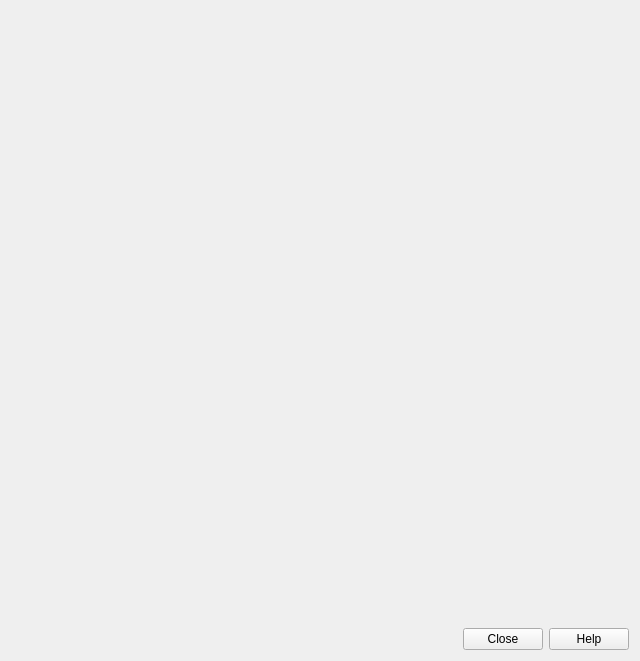
<?xml version="1.0" encoding="UTF-8"?>
<ui version="4.0">
 <class>QFieldCloudDialog</class>
 <widget class="QDialog" name="QFieldCloudDialog">
  <property name="geometry">
   <rect>
    <x>0</x>
    <y>0</y>
    <width>640</width>
    <height>661</height>
   </rect>
  </property>
  <property name="windowTitle">
   <string>WIMS Projects Overview</string>
  </property>
  <layout class="QVBoxLayout" name="verticalLayout">
   <item>
    <layout class="QHBoxLayout" name="headerHLayout">
     <item>
      <widget class="QLabel" name="welcomeLabel">
       <property name="text">
        <string/>
       </property>
       <property name="openExternalLinks">
        <bool>true</bool>
       </property>
      </widget>
     </item>
     <item>
      <spacer name="headerHSpacer">
       <property name="orientation">
        <enum>Qt::Horizontal</enum>
       </property>
       <property name="sizeHint" stdset="0">
        <size>
         <width>40</width>
         <height>20</height>
        </size>
       </property>
      </spacer>
     </item>
     <item>
      <widget class="QPushButton" name="avatarButton">
       <property name="sizePolicy">
        <sizepolicy hsizetype="Maximum" vsizetype="MinimumExpanding">
         <horstretch>50</horstretch>
         <verstretch>50</verstretch>
        </sizepolicy>
       </property>
       <property name="minimumSize">
        <size>
         <width>50</width>
         <height>50</height>
        </size>
       </property>
       <property name="maximumSize">
        <size>
         <width>16777215</width>
         <height>50</height>
        </size>
       </property>
       <property name="toolTip">
        <string>Click to sign out</string>
       </property>
       <property name="iconSize">
        <size>
         <width>50</width>
         <height>50</height>
        </size>
       </property>
       <property name="flat">
        <bool>true</bool>
       </property>
      </widget>
     </item>
    </layout>
   </item>
   <item>
    <widget class="QLabel" name="feedbackLabel">
     <property name="visible">
      <bool>false</bool>
     </property>
     <property name="styleSheet">
      <string notr="true">color: red</string>
     </property>
     <property name="text">
      <string/>
     </property>
     <property name="textFormat">
      <enum>Qt::PlainText</enum>
     </property>
     <property name="wordWrap">
      <bool>true</bool>
     </property>
     <property name="textInteractionFlags">
      <set>Qt::TextSelectableByKeyboard|Qt::TextSelectableByMouse</set>
     </property>
    </widget>
   </item>
   <item>
    <widget class="QStackedWidget" name="projectsStack">
     <property name="inputMethodHints">
      <set>Qt::ImhDialableCharactersOnly</set>
     </property>
     <property name="currentIndex">
      <number>2</number>
     </property>
     <widget class="QWidget" name="projectsListPage">
      <property name="sizePolicy">
       <sizepolicy hsizetype="Expanding" vsizetype="Expanding">
        <horstretch>0</horstretch>
        <verstretch>0</verstretch>
       </sizepolicy>
      </property>
      <layout class="QVBoxLayout" name="verticalLayout_2">
       <property name="leftMargin">
        <number>0</number>
       </property>
       <property name="topMargin">
        <number>0</number>
       </property>
       <property name="rightMargin">
        <number>0</number>
       </property>
       <property name="bottomMargin">
        <number>0</number>
       </property>
       <item>
        <widget class="QComboBox" name="projectsType"/>
       </item>
       <item>
        <widget class="QTableWidget" name="projectsTable">
         <property name="enabled">
          <bool>false</bool>
         </property>
         <property name="sizePolicy">
          <sizepolicy hsizetype="Expanding" vsizetype="Expanding">
           <horstretch>0</horstretch>
           <verstretch>1</verstretch>
          </sizepolicy>
         </property>
         <property name="editTriggers">
          <set>QAbstractItemView::NoEditTriggers</set>
         </property>
         <property name="selectionMode">
          <enum>QAbstractItemView::SingleSelection</enum>
         </property>
         <property name="selectionBehavior">
          <enum>QAbstractItemView::SelectRows</enum>
         </property>
         <property name="sortingEnabled">
          <bool>true</bool>
         </property>
         <attribute name="horizontalHeaderDefaultSectionSize">
          <number>60</number>
         </attribute>
         <attribute name="horizontalHeaderShowSortIndicator" stdset="0">
          <bool>true</bool>
         </attribute>
         <column>
          <property name="text">
           <string>Name</string>
          </property>
         </column>
         <column>
          <property name="text">
           <string>Owner</string>
          </property>
         </column>
        </widget>
       </item>
       <item>
        <layout class="QHBoxLayout" name="projectsActionsHLayout">
         <item>
          <widget class="QPushButton" name="createButton">
           <property name="toolTip">
            <string>Create New Project</string>
           </property>
           <property name="text">
            <string/>
           </property>
           <property name="icon">
            <iconset>
             <normaloff>../resources/cloud_create.svg</normaloff>../resources/cloud_create.svg</iconset>
           </property>
          </widget>
         </item>
         <item>
          <widget class="Line" name="line">
           <property name="orientation">
            <enum>Qt::Vertical</enum>
           </property>
          </widget>
         </item>
         <item>
          <widget class="QPushButton" name="synchronizeButton">
           <property name="toolTip">
            <string>Synchronize Selected Cloud Project</string>
           </property>
           <property name="text">
            <string/>
           </property>
           <property name="icon">
            <iconset>
             <normaloff>../resources/cloud_synchronize.svg</normaloff>../resources/cloud_synchronize.svg</iconset>
           </property>
          </widget>
         </item>
         <item>
          <widget class="QPushButton" name="editButton">
           <property name="toolTip">
            <string>Edit Selected Cloud Project</string>
           </property>
           <property name="text">
            <string/>
           </property>
           <property name="icon">
            <iconset>
             <normaloff>../resources/edit.svg</normaloff>../resources/edit.svg</iconset>
           </property>
          </widget>
         </item>
         <item>
          <widget class="QPushButton" name="openButton">
           <property name="toolTip">
            <string>Open Selected Cloud Project</string>
           </property>
           <property name="text">
            <string/>
           </property>
           <property name="icon">
            <iconset>
             <normaloff>../resources/launch.svg</normaloff>../resources/launch.svg</iconset>
           </property>
          </widget>
         </item>
         <item>
          <widget class="QPushButton" name="deleteButton">
           <property name="toolTip">
            <string>Delete Selected Cloud Project</string>
           </property>
           <property name="text">
            <string/>
           </property>
           <property name="icon">
            <iconset>
             <normaloff>../resources/delete.svg</normaloff>../resources/delete.svg</iconset>
           </property>
          </widget>
         </item>
         <item>
          <spacer name="headerHSpacer">
           <property name="orientation">
            <enum>Qt::Horizontal</enum>
           </property>
           <property name="sizeHint" stdset="0">
            <size>
             <width>40</width>
             <height>20</height>
            </size>
           </property>
          </spacer>
         </item>
         <item>
          <widget class="QPushButton" name="refreshButton">
           <property name="toolTip">
            <string>Refresh Cloud Projects List</string>
           </property>
           <property name="text">
            <string/>
           </property>
           <property name="icon">
            <iconset>
             <normaloff>../resources/refresh.svg</normaloff>../resources/refresh.svg</iconset>
           </property>
          </widget>
         </item>
        </layout>
       </item>
      </layout>
     </widget>
     <widget class="QWidget" name="projectsFormPage">
      <property name="sizePolicy">
       <sizepolicy hsizetype="Expanding" vsizetype="Minimum">
        <horstretch>0</horstretch>
        <verstretch>0</verstretch>
       </sizepolicy>
      </property>
      <layout class="QVBoxLayout" name="projectsSelectButtonLayout" stretch="0,0">
       <property name="leftMargin">
        <number>0</number>
       </property>
       <property name="topMargin">
        <number>0</number>
       </property>
       <property name="rightMargin">
        <number>0</number>
       </property>
       <property name="bottomMargin">
        <number>0</number>
       </property>
       <item>
        <layout class="QHBoxLayout" name="horizontalLayout">
         <item>
          <widget class="QToolButton" name="backButton">
           <property name="text">
            <string>Back</string>
           </property>
           <property name="icon">
            <iconset>
             <normaloff>:/images/themes/default/mActionArrowLeft.svg</normaloff>:/images/themes/default/mActionArrowLeft.svg</iconset>
           </property>
          </widget>
         </item>
         <item>
          <widget class="QLabel" name="projectPropertiesLabel">
           <property name="font">
            <font>
             <weight>75</weight>
             <bold>true</bold>
            </font>
           </property>
           <property name="text">
            <string>Project Properties</string>
           </property>
          </widget>
         </item>
         <item>
          <spacer name="horizontalSpacer">
           <property name="orientation">
            <enum>Qt::Horizontal</enum>
           </property>
           <property name="sizeHint" stdset="0">
            <size>
             <width>40</width>
             <height>20</height>
            </size>
           </property>
          </spacer>
         </item>
        </layout>
       </item>
       <item>
        <widget class="QTabWidget" name="projectTabs">
         <property name="currentIndex">
          <number>0</number>
         </property>
         <widget class="QWidget" name="projectFormTab">
          <attribute name="title">
           <string>Settings</string>
          </attribute>
          <layout class="QVBoxLayout" name="verticalLayout_3">
           <item>
            <widget class="QGroupBox" name="projectsOnlineSettingsGroupBox">
             <property name="title">
              <string>Online Project Settings</string>
             </property>
             <layout class="QGridLayout" name="gridLayout" columnstretch="1,4">
              <item row="2" column="0">
               <widget class="QLabel" name="projectDescriptionLabel">
                <property name="text">
                 <string>Description</string>
                </property>
               </widget>
              </item>
              <item row="1" column="0">
               <widget class="QLabel" name="projectNameLabel">
                <property name="text">
                 <string>Name</string>
                </property>
               </widget>
              </item>
              <item row="3" column="0">
               <widget class="QLabel" name="projectOwnerLabel">
                <property name="text">
                 <string>Owner</string>
                </property>
               </widget>
              </item>
              <item row="1" column="1">
               <layout class="QHBoxLayout" name="projectFormButtonLayout">
                <property name="leftMargin">
                 <number>0</number>
                </property>
                <property name="topMargin">
                 <number>0</number>
                </property>
                <item>
                 <widget class="QLineEdit" name="projectNameLineEdit">
                  <property name="toolTip">
                   <string>A valid project name consists of at least 3 characters, starting with a letter and containing nothing other than letters, digits, dashes and underscores</string>
                  </property>
                 </widget>
                </item>
                <item>
                 <widget class="QCheckBox" name="projectIsPrivateCheckBox">
                  <property name="enabled">
                   <bool>false</bool>
                  </property>
                  <property name="text">
                   <string>Private</string>
                  </property>
                 </widget>
                </item>
               </layout>
              </item>
              <item row="2" column="1">
               <widget class="QPlainTextEdit" name="projectDescriptionTextEdit"/>
              </item>
              <item row="3" column="1">
               <widget class="QLineEdit" name="projectOwnerLineEdit">
                <property name="enabled">
                 <bool>false</bool>
                </property>
                <property name="toolTip">
                 <string>A valid project name consists of at least 3 characters, starting with a letter and containing nothing other than letters, digits, dashes and underscores</string>
                </property>
                <property name="readOnly">
                 <bool>true</bool>
                </property>
               </widget>
              </item>
             </layout>
            </widget>
           </item>
           <item>
            <widget class="QGroupBox" name="projectsOfflineSettingsGroupBox">
             <property name="title">
              <string>Local Project Settings</string>
             </property>
             <layout class="QGridLayout" name="gridLayout_2" columnstretch="1,4">
              <item row="0" column="1">
               <layout class="QHBoxLayout" name="localDirHBoxLayout">
                <item>
                 <widget class="QLineEdit" name="localDirLineEdit"/>
                </item>
                <item>
                 <widget class="QToolButton" name="localDirButton">
                  <property name="text">
                   <string>...</string>
                  </property>
                 </widget>
                </item>
                <item>
                 <widget class="QPushButton" name="localDirOpenButton">
                  <property name="toolTip">
                   <string>Open in external file browser</string>
                  </property>
                  <property name="text">
                   <string/>
                  </property>
                  <property name="icon">
                   <iconset>
                    <normaloff>../resources/launch.svg</normaloff>../resources/launch.svg</iconset>
                  </property>
                 </widget>
                </item>
               </layout>
              </item>
              <item row="0" column="0">
               <widget class="QLabel" name="localDirLabel">
                <property name="text">
                 <string>Local Directory</string>
                </property>
               </widget>
              </item>
              <item row="1" column="1">
               <widget class="QLabel" name="localDirFeedbackLabel">
                <property name="text">
                 <string/>
                </property>
                <property name="wordWrap">
                 <bool>true</bool>
                </property>
                <property name="textInteractionFlags">
                 <set>Qt::LinksAccessibleByMouse|Qt::TextSelectableByMouse</set>
                </property>
               </widget>
              </item>
             </layout>
            </widget>
           </item>
           <item>
            <layout class="QHBoxLayout" name="projectFormButtonLayout_2">
             <property name="leftMargin">
              <number>0</number>
             </property>
             <property name="topMargin">
              <number>0</number>
             </property>
             <item>
              <spacer name="projectFormButtonSpacer_2">
               <property name="orientation">
                <enum>Qt::Horizontal</enum>
               </property>
               <property name="sizeHint" stdset="0">
                <size>
                 <width>40</width>
                 <height>20</height>
                </size>
               </property>
              </spacer>
             </item>
             <item>
              <widget class="QPushButton" name="editOnlineButton">
               <property name="text">
                <string>Edit on WIMS Web</string>
               </property>
              </widget>
             </item>
             <item>
              <widget class="QPushButton" name="submitButton">
               <property name="text">
                <string>Update Project Details</string>
               </property>
              </widget>
             </item>
            </layout>
           </item>
          </layout>
         </widget>
         <widget class="QWidget" name="projectMetaTab">
          <attribute name="title">
           <string>Details</string>
          </attribute>
          <layout class="QVBoxLayout" name="verticalLayout_3">
           <item>
            <layout class="QFormLayout" name="formLayout">
             <item row="0" column="0">
              <widget class="QLabel" name="projectUrlLabel">
               <property name="text">
                <string>Project URL</string>
               </property>
              </widget>
             </item>
             <item row="0" column="1">
              <widget class="QLabel" name="projectUrlLabelValue">
               <property name="sizePolicy">
                <sizepolicy hsizetype="Expanding" vsizetype="Minimum">
                 <horstretch>0</horstretch>
                 <verstretch>0</verstretch>
                </sizepolicy>
               </property>
               <property name="text">
                <string/>
               </property>
               <property name="openExternalLinks">
                <bool>true</bool>
               </property>
               <property name="textInteractionFlags">
                <set>Qt::LinksAccessibleByKeyboard|Qt::LinksAccessibleByMouse|Qt::TextBrowserInteraction|Qt::TextSelectableByKeyboard|Qt::TextSelectableByMouse</set>
               </property>
              </widget>
             </item>
             <item row="1" column="0">
              <widget class="QLabel" name="createdAtLabel">
               <property name="text">
                <string>Created At</string>
               </property>
              </widget>
             </item>
             <item row="2" column="0">
              <widget class="QLabel" name="updatedAtLabel">
               <property name="text">
                <string>Updated At</string>
               </property>
              </widget>
             </item>
             <item row="3" column="0">
              <widget class="QLabel" name="lastSyncedAtLabel">
               <property name="text">
                <string>Last Synced At</string>
               </property>
              </widget>
             </item>
             <item row="1" column="1">
              <widget class="QLabel" name="createdAtLabelValue">
               <property name="text">
                <string/>
               </property>
              </widget>
             </item>
             <item row="2" column="1">
              <widget class="QLabel" name="updatedAtLabelValue">
               <property name="text">
                <string/>
               </property>
              </widget>
             </item>
             <item row="3" column="1">
              <widget class="QLabel" name="lastSyncedAtLabelValue">
               <property name="text">
                <string/>
               </property>
              </widget>
             </item>
            </layout>
           </item>
          </layout>
         </widget>
         <widget class="QWidget" name="projectFilesTab">
          <attribute name="title">
           <string>Files</string>
          </attribute>
          <layout class="QVBoxLayout" name="verticalLayout_3">
           <item>
            <widget class="QLabel" name="filesFeedbackLabel">
             <property name="visible">
              <bool>false</bool>
             </property>
             <property name="styleSheet">
              <string notr="true">color: red</string>
             </property>
             <property name="text">
              <string/>
             </property>
             <property name="wordWrap">
              <bool>true</bool>
             </property>
             <property name="textInteractionFlags">
              <set>Qt::TextSelectableByKeyboard|Qt::TextSelectableByMouse</set>
             </property>
            </widget>
           </item>
           <item>
            <widget class="QTreeWidget" name="projectFilesTree">
             <property name="editTriggers">
              <set>QAbstractItemView::NoEditTriggers</set>
             </property>
             <property name="tabKeyNavigation">
              <bool>true</bool>
             </property>
             <property name="showDropIndicator" stdset="0">
              <bool>false</bool>
             </property>
             <property name="columnCount">
              <number>4</number>
             </property>
             <attribute name="headerStretchLastSection">
              <bool>false</bool>
             </attribute>
             <column>
              <property name="text">
               <string>Filename</string>
              </property>
             </column>
             <column>
              <property name="text">
               <string>Size (bytes)</string>
              </property>
             </column>
             <column>
              <property name="text">
               <string>Created at</string>
              </property>
             </column>
             <column>
              <property name="text">
               <string>Actions</string>
              </property>
             </column>
            </widget>
           </item>
          </layout>
         </widget>
        </widget>
       </item>
      </layout>
     </widget>
     <widget class="QWidget" name="projectCreatePage">
      <layout class="QVBoxLayout" name="verticalLayout_4">
       <property name="spacing">
        <number>0</number>
       </property>
       <property name="leftMargin">
        <number>0</number>
       </property>
       <property name="topMargin">
        <number>0</number>
       </property>
       <property name="rightMargin">
        <number>0</number>
       </property>
       <property name="bottomMargin">
        <number>0</number>
       </property>
      </layout>
     </widget>
    </widget>
   </item>
   <item>
    <widget class="QDialogButtonBox" name="buttonBox">
     <property name="standardButtons">
      <set>QDialogButtonBox::Close|QDialogButtonBox::Help</set>
     </property>
    </widget>
   </item>
  </layout>
 </widget>
 <resources/>
 <connections/>
</ui>
